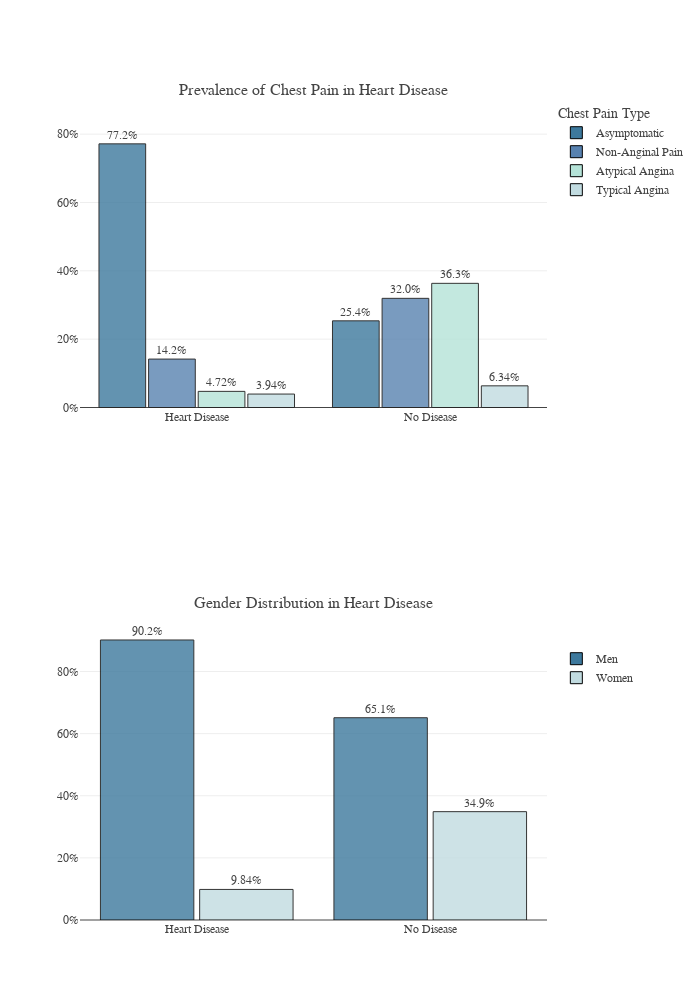

Write notebook code for a chart like this one.
### Code cell
# Plot 1
p1=heart.groupby('HeartDisease')['ChestPainType'].value_counts(normalize=True)
p1=p1.mul(100).rename('pct').reset_index()
x1=p1.HeartDisease.apply(lambda x: 'Heart Disease' if x==1 else 'No Disease').unique()[::-1]
y0=p1[p1.ChestPainType=='ASY']['pct'][::-1]
y1=p1[p1.ChestPainType=='NAP']['pct'][::-1]
y2=p1[p1.ChestPainType=='ATA']['pct'][::-1]
y3=p1[p1.ChestPainType=='TA']['pct'][::-1]

# Plot 2
p2=heart.groupby('HeartDisease')['Sex'].value_counts(normalize=True)
p2=p2.mul(100).rename('pct').reset_index()
x2=p2.HeartDisease.apply(lambda x: 'Heart Disease' if x==1 else 'No Disease').unique()[::-1]
y4=p2[p2.Sex=='M']['pct'][::-1]
y5=p2[p2.Sex=='F']['pct'][::-1]


fig = make_subplots(rows=2, cols=1, 
                    subplot_titles=("Prevalence of Chest Pain in Heart Disease", 
                                    "Gender Distribution in Heart Disease"))
# Plot 1
fig.append_trace(go.Bar(x=x1, y=y0, name='Asymptomatic', text=y0, textposition='outside',
                     texttemplate='%{text:.3s}%', width=0.2, legendgroup = '1',
                     hovertemplate='Prevalence of Asymptomatic Chest Pain in Patients with %{x} = %{y:.2f}%',
                     marker=dict(color='#3d799d', opacity=0.8)), row=1,col=1) #E2C3B5
fig.append_trace(go.Bar(x=x1, y=y1, name='Non-Anginal Pain', text=y1, textposition='outside',
                     texttemplate='%{text:.3s}%', width=0.2, legendgroup = '1',
                     hovertemplate='Prevalence of Non-Anginal Pain in Patients with %{x} = %{y:.2f}%',
                     marker=dict(color='#5882b0', opacity=0.8)), row=1,col=1)
fig.append_trace(go.Bar(x=x1, y=y2, name='Atypical Angina', text=y2, textposition='outside',
                     texttemplate='%{text:.3s}%', width=0.2, legendgroup = '1',
                     hovertemplate='Prevalence of Atypical Angina in Patients with %{x} = %{y:.2f}%',
                     marker=dict(color='#b5e3d8', opacity=0.8)), row=1,col=1)
fig.append_trace(go.Bar(x=x1, y=y3, name='Typical Angina', text=y3, textposition='outside',
                     texttemplate='%{text:.3s}%', width=0.2, legendgroup = '1',
                     hovertemplate='Prevalence of Typical Angina in Patients with %{x} = %{y:.2f}%',
                     marker=dict(color='#c1dbe0', opacity=0.8)), row=1,col=1)
# Plot 2
fig.append_trace(go.Bar(x=x2, y=y4, name='Men', text=y4, textposition='outside',
                     texttemplate='%{text:.3s}%', width=0.4, legendgroup = '2',
                     hovertemplate='Proportion of %{x} among Men = %{y:.2f}%',
                     marker=dict(color='#3d799d', opacity=0.8)), row=2,col=1)
fig.append_trace(go.Bar(x=x2, y=y5, name='Women', text=y5, textposition='outside',
                     texttemplate='%{text:.3s}%', width=0.4, legendgroup = '2',
                     hovertemplate='Proportion of %{x} among Women = %{y:.2f}%',
                     marker=dict(color='#c1dbe0', opacity=0.8)), row=2,col=1)

fig.update_traces(marker=dict(line=dict(width=1, color='#000000')))
fig.update_layout(showlegend=True, template=temp, legend_tracegroupgap = 450, legend_title="Chest Pain Type",
                  barmode='group', bargap=.15, height=1000, width=700,
                  yaxis1_range=[0,90], yaxis1_ticksuffix='%',
                  yaxis2_range=[0,99], yaxis2_ticksuffix='%')
fig.show()

### Figure 1 — Plotly figure (JSON) as saved in the notebook; plotly's stock layout.template omitted (floating-point values rounded to 4 significant figures)
{"data": [{"hovertemplate": "Prevalence of Asymptomatic Chest Pain in Patients with %{x} = %{y:.2f}%", "legendgroup": "1", "marker": {"color": "#3d799d", "line": {"color": "#000000", "width": 1}, "opacity": 0.8}, "name": "Asymptomatic", "text": [77.17, 25.37], "textposition": "outside", "texttemplate": "%{text:.3s}%", "type": "bar", "width": 0.2, "x": ["Heart Disease", "No Disease"], "xaxis": "x", "y": [77.17, 25.37], "yaxis": "y"}, {"hovertemplate": "Prevalence of Non-Anginal Pain in Patients with %{x} = %{y:.2f}%", "legendgroup": "1", "marker": {"color": "#5882b0", "line": {"color": "#000000", "width": 1}, "opacity": 0.8}, "name": "Non-Anginal Pain", "text": [14.17, 31.95], "textposition": "outside", "texttemplate": "%{text:.3s}%", "type": "bar", "width": 0.2, "x": ["Heart Disease", "No Disease"], "xaxis": "x", "y": [14.17, 31.95], "yaxis": "y"}, {"hovertemplate": "Prevalence of Atypical Angina in Patients with %{x} = %{y:.2f}%", "legendgroup": "1", "marker": {"color": "#b5e3d8", "line": {"color": "#000000", "width": 1}, "opacity": 0.8}, "name": "Atypical Angina", "text": [4.724, 36.34], "textposition": "outside", "texttemplate": "%{text:.3s}%", "type": "bar", "width": 0.2, "x": ["Heart Disease", "No Disease"], "xaxis": "x", "y": [4.724, 36.34], "yaxis": "y"}, {"hovertemplate": "Prevalence of Typical Angina in Patients with %{x} = %{y:.2f}%", "legendgroup": "1", "marker": {"color": "#c1dbe0", "line": {"color": "#000000", "width": 1}, "opacity": 0.8}, "name": "Typical Angina", "text": [3.937, 6.341], "textposition": "outside", "texttemplate": "%{text:.3s}%", "type": "bar", "width": 0.2, "x": ["Heart Disease", "No Disease"], "xaxis": "x", "y": [3.937, 6.341], "yaxis": "y"}, {"hovertemplate": "Proportion of %{x} among Men = %{y:.2f}%", "legendgroup": "2", "marker": {"color": "#3d799d", "line": {"color": "#000000", "width": 1}, "opacity": 0.8}, "name": "Men", "text": [90.16, 65.12], "textposition": "outside", "texttemplate": "%{text:.3s}%", "type": "bar", "width": 0.4, "x": ["Heart Disease", "No Disease"], "xaxis": "x2", "y": [90.16, 65.12], "yaxis": "y2"}, {"hovertemplate": "Proportion of %{x} among Women = %{y:.2f}%", "legendgroup": "2", "marker": {"color": "#c1dbe0", "line": {"color": "#000000", "width": 1}, "opacity": 0.8}, "name": "Women", "text": [9.843, 34.88], "textposition": "outside", "texttemplate": "%{text:.3s}%", "type": "bar", "width": 0.4, "x": ["Heart Disease", "No Disease"], "xaxis": "x2", "y": [9.843, 34.88], "yaxis": "y2"}], "layout": {"annotations": [{"font": {"size": 16}, "showarrow": false, "text": "Prevalence of Chest Pain in Heart Disease", "x": 0.5, "xanchor": "center", "xref": "paper", "y": 1, "yanchor": "bottom", "yref": "paper"}, {"font": {"size": 16}, "showarrow": false, "text": "Gender Distribution in Heart Disease", "x": 0.5, "xanchor": "center", "xref": "paper", "y": 0.375, "yanchor": "bottom", "yref": "paper"}], "bargap": 0.15, "barmode": "group", "height": 1000, "legend": {"title": {"text": "Chest Pain Type"}, "tracegroupgap": 450}, "showlegend": true, "width": 700, "xaxis": {"anchor": "y", "domain": [0, 1]}, "xaxis2": {"anchor": "y2", "domain": [0, 1]}, "yaxis": {"anchor": "x", "domain": [0.625, 1], "range": [0, 90], "ticksuffix": "%"}, "yaxis2": {"anchor": "x2", "domain": [0, 0.375], "range": [0, 99], "ticksuffix": "%"}}}
